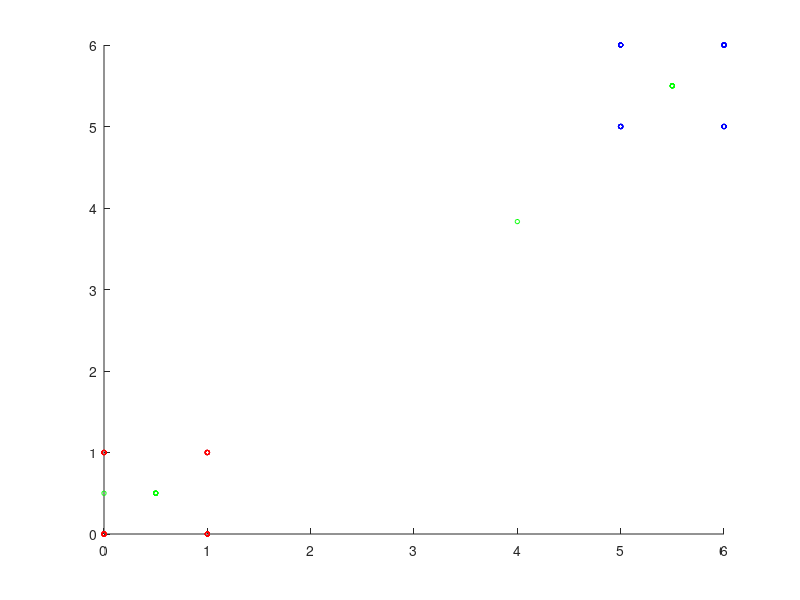

This figure's MATLAB source:
x=[0 0;1 0;1 1;0 1;5 5;5 6;6 5;6 6]
centroids= rand(2,2);
m=size(x,1)
k=2
for h=1:10
for i=1:m 
	K = 1; 
	min = sum((x(i,:) - centroids(1,:)) .^ 2); 
	for j=2:k 
		dist = sum((x(i,:) - centroids(j,:)) .^ 2); 
		if(dist < min) 
			min = dist; 
			K = j; 
		end 
	end 
	indices(i) = K; 
end
for i=1:k
    hold on
    xi = x(indices==i,:);
    if(i==1)
        scatter(xi(:,1),xi(:,2),10,'r')
    else
        scatter(xi(:,1),xi(:,2),10,'b')
    end
    ck = size(xi,1);
    centroids(i, :) = (1/ck) * [sum(xi(:,1)) sum(xi(:,2))];
    scatter(centroids(i, 1),centroids(i, 2),10,'g')
end
end
